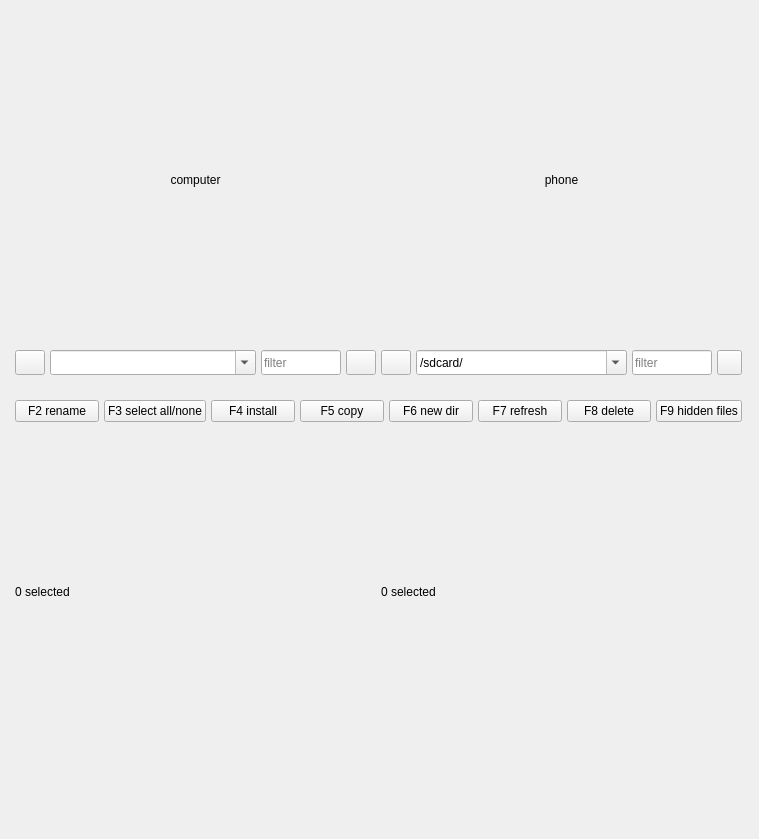
<?xml version="1.0" encoding="UTF-8"?>
<ui version="4.0">
 <class>FileWidget</class>
 <widget class="QWidget" name="FileWidget">
  <property name="geometry">
   <rect>
    <x>0</x>
    <y>0</y>
    <width>759</width>
    <height>839</height>
   </rect>
  </property>
  <property name="windowTitle">
   <string notr="true">Form</string>
  </property>
  <property name="windowOpacity">
   <double>1.000000000000000</double>
  </property>
  <widget class="QWidget" name="gridLayoutWidget">
   <property name="geometry">
    <rect>
     <x>10</x>
     <y>10</y>
     <width>737</width>
     <height>751</height>
    </rect>
   </property>
   <layout class="QGridLayout" name="gridLayout" columnstretch="0,1,1,0">
    <property name="spacing">
     <number>5</number>
    </property>
    <item row="1" column="1">
     <widget class="QLabel" name="leftLabelTitle">
      <property name="text">
       <string extracomment="table title">computer</string>
      </property>
      <property name="alignment">
       <set>Qt::AlignCenter</set>
      </property>
     </widget>
    </item>
    <item row="1" column="2">
     <widget class="QLabel" name="rightLabelTitle">
      <property name="text">
       <string extracomment="table title">phone</string>
      </property>
      <property name="alignment">
       <set>Qt::AlignCenter</set>
      </property>
     </widget>
    </item>
    <item row="2" column="1">
     <layout class="QHBoxLayout" name="horizontalLayout_4">
      <item>
       <widget class="QPushButton" name="leftPushButtonFolderUp">
        <property name="maximumSize">
         <size>
          <width>30</width>
          <height>25</height>
         </size>
        </property>
        <property name="focusPolicy">
         <enum>Qt::NoFocus</enum>
        </property>
        <property name="text">
         <string notr="true"/>
        </property>
       </widget>
      </item>
      <item>
       <widget class="QComboBox" name="leftComboBox">
        <property name="maximumSize">
         <size>
          <width>16777215</width>
          <height>25</height>
         </size>
        </property>
        <property name="focusPolicy">
         <enum>Qt::ClickFocus</enum>
        </property>
        <property name="editable">
         <bool>true</bool>
        </property>
        <property name="insertPolicy">
         <enum>QComboBox::NoInsert</enum>
        </property>
       </widget>
      </item>
      <item>
       <widget class="QLineEdit" name="leftFileNameFilter">
        <property name="sizePolicy">
         <sizepolicy hsizetype="Preferred" vsizetype="Fixed">
          <horstretch>0</horstretch>
          <verstretch>0</verstretch>
         </sizepolicy>
        </property>
        <property name="minimumSize">
         <size>
          <width>0</width>
          <height>0</height>
         </size>
        </property>
        <property name="maximumSize">
         <size>
          <width>80</width>
          <height>25</height>
         </size>
        </property>
        <property name="focusPolicy">
         <enum>Qt::ClickFocus</enum>
        </property>
        <property name="text">
         <string notr="true"/>
        </property>
        <property name="placeholderText">
         <string>filter</string>
        </property>
       </widget>
      </item>
      <item>
       <widget class="QPushButton" name="leftPushButtonPhoneComputerSwitch">
        <property name="maximumSize">
         <size>
          <width>30</width>
          <height>25</height>
         </size>
        </property>
        <property name="focusPolicy">
         <enum>Qt::NoFocus</enum>
        </property>
        <property name="styleSheet">
         <string notr="true"/>
        </property>
        <property name="text">
         <string notr="true"/>
        </property>
       </widget>
      </item>
     </layout>
    </item>
    <item row="2" column="2">
     <layout class="QHBoxLayout" name="horizontalLayout_3">
      <item>
       <widget class="QPushButton" name="rightPushButtonFolderUp">
        <property name="maximumSize">
         <size>
          <width>30</width>
          <height>25</height>
         </size>
        </property>
        <property name="focusPolicy">
         <enum>Qt::NoFocus</enum>
        </property>
        <property name="text">
         <string notr="true"/>
        </property>
       </widget>
      </item>
      <item>
       <widget class="QComboBox" name="rightComboBox">
        <property name="maximumSize">
         <size>
          <width>16777215</width>
          <height>25</height>
         </size>
        </property>
        <property name="focusPolicy">
         <enum>Qt::ClickFocus</enum>
        </property>
        <property name="editable">
         <bool>true</bool>
        </property>
        <property name="insertPolicy">
         <enum>QComboBox::NoInsert</enum>
        </property>
        <item>
         <property name="text">
          <string notr="true">/sdcard/</string>
         </property>
        </item>
        <item>
         <property name="text">
          <string notr="true">Internal Storage</string>
         </property>
        </item>
        <item>
         <property name="text">
          <string notr="true">/data/</string>
         </property>
        </item>
        <item>
         <property name="text">
          <string notr="true">/data/app/</string>
         </property>
        </item>
        <item>
         <property name="text">
          <string notr="true">/sd-ext/</string>
         </property>
        </item>
        <item>
         <property name="text">
          <string notr="true">/system/</string>
         </property>
        </item>
        <item>
         <property name="text">
          <string notr="true">/system/app/</string>
         </property>
        </item>
       </widget>
      </item>
      <item>
       <widget class="QLineEdit" name="rightFileNameFilter">
        <property name="sizePolicy">
         <sizepolicy hsizetype="Preferred" vsizetype="Preferred">
          <horstretch>0</horstretch>
          <verstretch>0</verstretch>
         </sizepolicy>
        </property>
        <property name="maximumSize">
         <size>
          <width>80</width>
          <height>25</height>
         </size>
        </property>
        <property name="focusPolicy">
         <enum>Qt::ClickFocus</enum>
        </property>
        <property name="text">
         <string notr="true"/>
        </property>
        <property name="placeholderText">
         <string>filter</string>
        </property>
       </widget>
      </item>
      <item>
       <widget class="QToolButton" name="toolButtonFind">
        <property name="maximumSize">
         <size>
          <width>25</width>
          <height>25</height>
         </size>
        </property>
        <property name="focusPolicy">
         <enum>Qt::ClickFocus</enum>
        </property>
        <property name="text">
         <string notr="true"/>
        </property>
        <property name="icon">
         <iconset resource="../zasoby.qrc">
          <normaloff>:/icons/find.png</normaloff>:/icons/find.png</iconset>
        </property>
        <property name="iconSize">
         <size>
          <width>20</width>
          <height>20</height>
         </size>
        </property>
       </widget>
      </item>
     </layout>
    </item>
    <item row="4" column="1" colspan="2">
     <layout class="QHBoxLayout" name="horizontalLayout_5">
      <item>
       <widget class="QPushButton" name="pushButtonRename">
        <property name="sizePolicy">
         <sizepolicy hsizetype="Preferred" vsizetype="Fixed">
          <horstretch>0</horstretch>
          <verstretch>0</verstretch>
         </sizepolicy>
        </property>
        <property name="focusPolicy">
         <enum>Qt::NoFocus</enum>
        </property>
        <property name="text">
         <string extracomment="rename button">F2 rename</string>
        </property>
        <property name="icon">
         <iconset resource="../zasoby.qrc">
          <normaloff>:/icons/rename.png</normaloff>:/icons/rename.png</iconset>
        </property>
       </widget>
      </item>
      <item>
       <widget class="QPushButton" name="pushButtonSelectAll">
        <property name="sizePolicy">
         <sizepolicy hsizetype="Preferred" vsizetype="Fixed">
          <horstretch>0</horstretch>
          <verstretch>0</verstretch>
         </sizepolicy>
        </property>
        <property name="focusPolicy">
         <enum>Qt::NoFocus</enum>
        </property>
        <property name="text">
         <string extracomment="select button">F3 select all/none</string>
        </property>
        <property name="icon">
         <iconset resource="../zasoby.qrc">
          <normaloff>:/icons/selectAll.png</normaloff>:/icons/selectAll.png</iconset>
        </property>
       </widget>
      </item>
      <item>
       <widget class="QPushButton" name="pushButton">
        <property name="sizePolicy">
         <sizepolicy hsizetype="Preferred" vsizetype="Fixed">
          <horstretch>0</horstretch>
          <verstretch>0</verstretch>
         </sizepolicy>
        </property>
        <property name="focusPolicy">
         <enum>Qt::NoFocus</enum>
        </property>
        <property name="text">
         <string extracomment="install button">F4 install</string>
        </property>
        <property name="icon">
         <iconset resource="../zasoby.qrc">
          <normaloff>:/icons/install.png</normaloff>:/icons/install.png</iconset>
        </property>
       </widget>
      </item>
      <item>
       <widget class="QPushButton" name="pushButtonCopy">
        <property name="sizePolicy">
         <sizepolicy hsizetype="Preferred" vsizetype="Fixed">
          <horstretch>0</horstretch>
          <verstretch>0</verstretch>
         </sizepolicy>
        </property>
        <property name="focusPolicy">
         <enum>Qt::NoFocus</enum>
        </property>
        <property name="text">
         <string extracomment="copy button">F5 copy</string>
        </property>
        <property name="icon">
         <iconset resource="../zasoby.qrc">
          <normaloff>:/icons/copy.png</normaloff>:/icons/copy.png</iconset>
        </property>
       </widget>
      </item>
      <item>
       <widget class="QPushButton" name="pushButtonNewDir">
        <property name="sizePolicy">
         <sizepolicy hsizetype="Preferred" vsizetype="Fixed">
          <horstretch>0</horstretch>
          <verstretch>0</verstretch>
         </sizepolicy>
        </property>
        <property name="focusPolicy">
         <enum>Qt::NoFocus</enum>
        </property>
        <property name="text">
         <string extracomment="new dir button">F6 new dir</string>
        </property>
        <property name="icon">
         <iconset resource="../zasoby.qrc">
          <normaloff>:/icons/newDir.png</normaloff>:/icons/newDir.png</iconset>
        </property>
       </widget>
      </item>
      <item>
       <widget class="QPushButton" name="pushButtonRefresh">
        <property name="sizePolicy">
         <sizepolicy hsizetype="Preferred" vsizetype="Fixed">
          <horstretch>0</horstretch>
          <verstretch>0</verstretch>
         </sizepolicy>
        </property>
        <property name="focusPolicy">
         <enum>Qt::NoFocus</enum>
        </property>
        <property name="text">
         <string extracomment="refresh files button">F7 refresh</string>
        </property>
        <property name="icon">
         <iconset resource="../zasoby.qrc">
          <normaloff>:/icons/refresh.png</normaloff>:/icons/refresh.png</iconset>
        </property>
       </widget>
      </item>
      <item>
       <widget class="QPushButton" name="pushButtonDelete">
        <property name="sizePolicy">
         <sizepolicy hsizetype="Preferred" vsizetype="Fixed">
          <horstretch>0</horstretch>
          <verstretch>0</verstretch>
         </sizepolicy>
        </property>
        <property name="focusPolicy">
         <enum>Qt::NoFocus</enum>
        </property>
        <property name="text">
         <string extracomment="delete button">F8 delete</string>
        </property>
        <property name="icon">
         <iconset resource="../zasoby.qrc">
          <normaloff>:/icons/remove.png</normaloff>:/icons/remove.png</iconset>
        </property>
       </widget>
      </item>
      <item>
       <widget class="QPushButton" name="pushButtonHiddenFiles">
        <property name="sizePolicy">
         <sizepolicy hsizetype="Preferred" vsizetype="Fixed">
          <horstretch>0</horstretch>
          <verstretch>0</verstretch>
         </sizepolicy>
        </property>
        <property name="focusPolicy">
         <enum>Qt::NoFocus</enum>
        </property>
        <property name="text">
         <string extracomment="hidden button">F9 hidden files</string>
        </property>
        <property name="icon">
         <iconset resource="../zasoby.qrc">
          <normaloff>:/icons/hidden.png</normaloff>:/icons/hidden.png</iconset>
        </property>
       </widget>
      </item>
     </layout>
    </item>
    <item row="3" column="1">
     <layout class="QVBoxLayout" name="computerLayout"/>
    </item>
    <item row="3" column="2">
     <layout class="QVBoxLayout" name="phoneLayout"/>
    </item>
    <item row="3" column="0">
     <spacer name="horizontalSpacer">
      <property name="orientation">
       <enum>Qt::Horizontal</enum>
      </property>
      <property name="sizeType">
       <enum>QSizePolicy::Fixed</enum>
      </property>
      <property name="sizeHint" stdset="0">
       <size>
        <width>5</width>
        <height>20</height>
       </size>
      </property>
     </spacer>
    </item>
    <item row="3" column="3">
     <spacer name="horizontalSpacer_2">
      <property name="orientation">
       <enum>Qt::Horizontal</enum>
      </property>
      <property name="sizeType">
       <enum>QSizePolicy::Fixed</enum>
      </property>
      <property name="sizeHint" stdset="0">
       <size>
        <width>5</width>
        <height>20</height>
       </size>
      </property>
     </spacer>
    </item>
    <item row="0" column="1">
     <spacer name="verticalSpacer">
      <property name="orientation">
       <enum>Qt::Vertical</enum>
      </property>
      <property name="sizeType">
       <enum>QSizePolicy::Fixed</enum>
      </property>
      <property name="sizeHint" stdset="0">
       <size>
        <width>20</width>
        <height>5</height>
       </size>
      </property>
     </spacer>
    </item>
    <item row="6" column="1">
     <spacer name="verticalSpacer_2">
      <property name="orientation">
       <enum>Qt::Vertical</enum>
      </property>
      <property name="sizeType">
       <enum>QSizePolicy::Fixed</enum>
      </property>
      <property name="sizeHint" stdset="0">
       <size>
        <width>20</width>
        <height>5</height>
       </size>
      </property>
     </spacer>
    </item>
    <item row="5" column="1">
     <widget class="QLabel" name="leftLabelSelectedCount">
      <property name="text">
       <string notr="true">0 selected</string>
      </property>
     </widget>
    </item>
    <item row="5" column="2">
     <widget class="QLabel" name="rightLabelSelectedCount">
      <property name="text">
       <string notr="true">0 selected</string>
      </property>
     </widget>
    </item>
   </layout>
  </widget>
 </widget>
 <resources>
  <include location="../zasoby.qrc"/>
 </resources>
 <connections/>
</ui>
